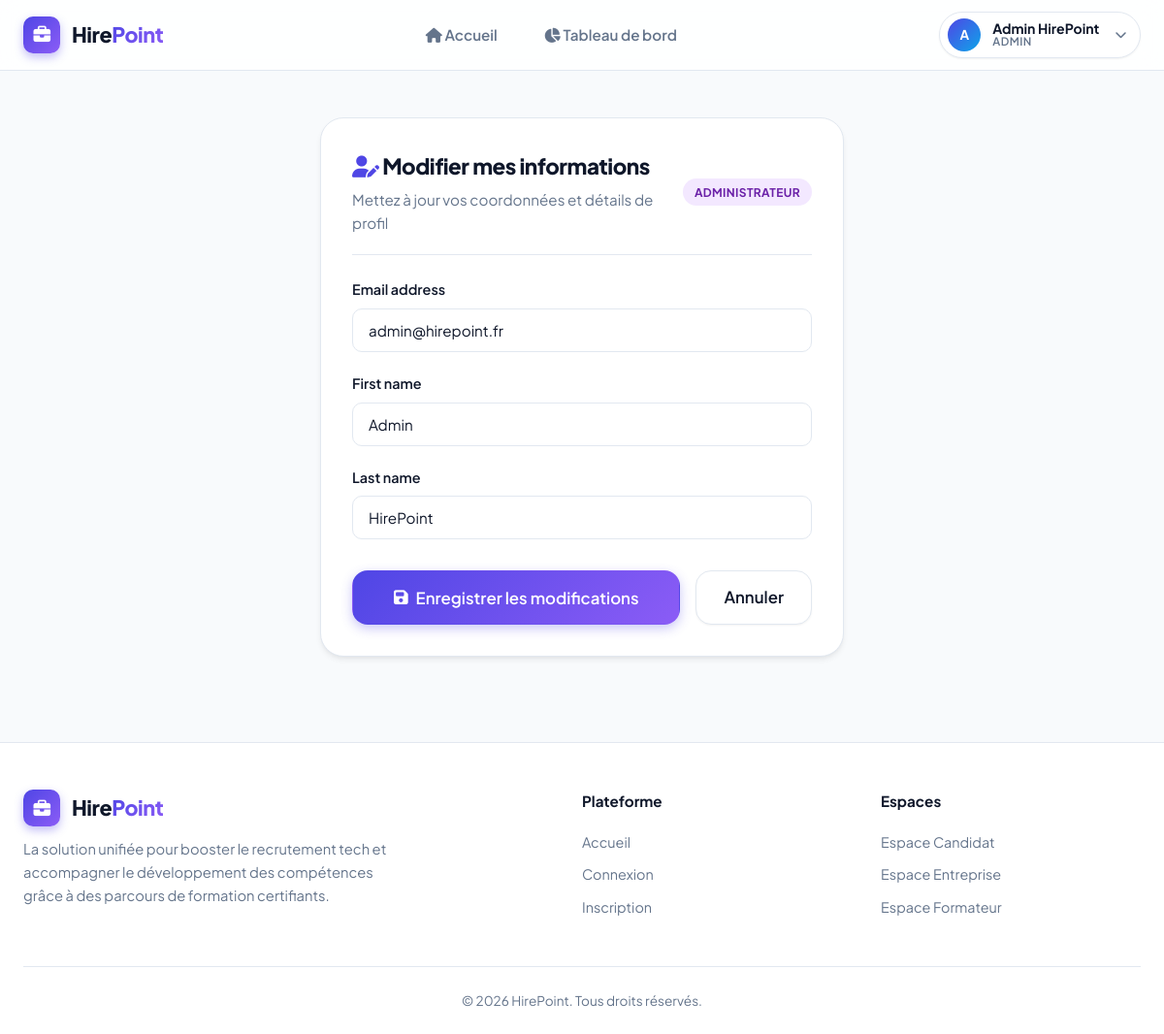
The app's page /profile/edit/ (signed in) with its own data.
### user/models.py (models this page shows, shortened)
class User(AbstractUser):
    role = models.CharField(
        max_length=20,
        choices=Role.choices,
        default=Role.CANDIDAT
    )
    dateInscription = models.DateField(auto_now_add=True)
    @property
    def is_candidat(self):
        return self.role == Role.CANDIDAT
    @property
    def is_entreprise(self):
        return self.role == Role.ENTREPRISE
    @property
    def is_formateur(self):
        return self.role == Role.FORMATEUR
    @property
    def is_admin(self):
        return self.role == Role.ADMINISTRATEUR or self.is_superuser or self.is_staff
    @property
    def display_name(self):
        if self.is_entreprise and hasattr(self, 'entreprise'):
            return self.entreprise.nomEntreprise
        if self.is_candidat and hasattr(self, 'candidat'):
            prenom = getattr(self.candidat, 'prenom', '')
            nom = getattr(self.candidat, 'nom', '')
            if prenom or nom:
                return f"{prenom} {nom}".strip()
        if self.is_formateur and hasattr(self, 'formateur'):
            prenom = getattr(self.formateur, 'prenom', '')
            nom = getattr(self.formateur, 'nom', '')
            if prenom or nom:
                return f"{prenom} {nom}".strip()
        full = self.get_full_name()
        return full if full else self.username
    @property
    def profile_object(self):
        if self.is_candidat and hasattr(self, 'candidat'):
            return self.candidat
        if self.is_entreprise and hasattr(self, 'entreprise'):
            return self.entreprise
        if self.is_formateur and hasattr(self, 'formateur'):
            return self.formateur
        return self

### user/views.py (the view)
# urls.py: path('profile/edit/', views.profile_edit_view, name='profile_edit'),
@login_required
def profile_edit_view(request):
    user = request.user
    profile_obj = user.profile_object
    if user.is_candidat and hasattr(user, 'candidat'):
        FormClass = CandidatProfileForm
        instance = user.candidat
    elif user.is_entreprise and hasattr(user, 'entreprise'):
        FormClass = EntrepriseProfileForm
        instance = user.entreprise
    elif user.is_formateur and hasattr(user, 'formateur'):
        FormClass = FormateurProfileForm
        instance = user.formateur
    else:
        FormClass = AdminProfileForm
        instance = user
    if request.method == 'POST':
        form = FormClass(request.POST, instance=instance)
        if form.is_valid():
            form.save()
            messages.success(request, "Votre profil a été mis à jour avec succès !")
            return redirect('profile')
        else:
            messages.error(request, "Veuillez vérifier les informations renseignées.")
    else:
        form = FormClass(instance=instance)
    return render(request, 'user/profile_edit.html', {
        'form': form,
        'user': user,
        'profile_obj': profile_obj,
    })

### user/forms.py
class AdminProfileForm(forms.ModelForm):
    class Meta:
        model = User
        fields = ['email', 'first_name', 'last_name']
        widgets = {
            'email': forms.EmailInput(attrs={'class': 'form-control'}),
            'first_name': forms.TextInput(attrs={'class': 'form-control'}),
            'last_name': forms.TextInput(attrs={'class': 'form-control'}),
        }

### templates/user/profile_edit.html (shortened to what this page needs)
{% extends 'base.html' %}
{% load static %}
{% block content %}
<div class="container-narrow" style="padding-top: 1rem; padding-bottom: 2rem;">
    <div class="card" id="profile-edit-card">
        <div class="card-header" style="border-bottom: 1px solid var(--border-color); padding-bottom: 1.25rem;">
            <div style="display: flex; align-items: center; justify-content: space-between;">
                <div>
                    <h1 class="card-title"><i class="fa-solid fa-user-pen" style="color: var(--primary);"></i> Modifier mes informations</h1>
                    <p class="card-subtitle">Mettez à jour vos coordonnées et détails de profil</p>
                </div>
                <span class="badge
                    {% if user.is_admin %}badge-admin
                    {% elif user.is_entreprise %}badge-entreprise
                    {% elif user.is_formateur %}badge-formateur
                    {% else %}badge-candidat{% endif %}">
                    {{ user.get_role_display }}
                </span>
            </div>
        </div>
        <form method="post" action="{% url 'profile_edit' %}" style="margin-top: 1.5rem;" id="profile-edit-form">
            {% for field in form %}
                <div class="form-group">
                    <label class="form-label" for="{{ field.id_for_label }}">
                        {{ field.label }} {% if field.field.required %}*{% endif %}
                    </label>
                    {{ field }}
                </div>
            {% endfor %}
            <div style="display: flex; gap: 1rem; margin-top: 2rem;">
                <button type="submit" class="btn btn-primary btn-lg" style="flex: 1;" id="save-profile-btn">
                    <i class="fa-solid fa-floppy-disk"></i> Enregistrer les modifications
                </button>
                <a href="{% url 'profile' %}" class="btn btn-secondary btn-lg" id="cancel-profile-btn">
                    Annuler
                </a>
            </div>
        </form>
    </div>
</div>
{% endblock %}

### templates/base.html (shortened to what this page needs)
{% load static %}
<!DOCTYPE html>
<html lang="fr">
<head>
    <link rel="stylesheet" href="https://cdnjs.cloudflare.com/ajax/libs/font-awesome/6.5.1/css/all.min.css" />
    <link rel="stylesheet" href="{% static 'css/style.css' %}">
</head>
<body>
    <header class="navbar" id="main-navbar">
        <div class="container navbar-container">
            <a href="{% url 'home' %}" class="navbar-brand" id="brand-link">
                <div class="brand-icon">
                    <i class="fa-solid fa-briefcase"></i>
                </div>
                <div class="brand-name">Hire<span>Point</span></div>
            </a>
            <ul class="nav-menu" id="nav-menu">
                <li><a href="{% url 'home' %}" class="nav-link {% if request.resolver_match.url_name == 'home' %}active{% endif %}"><i class="fa-solid fa-house"></i> Accueil</a></li>
                {% if user.is_authenticated %}
                <li><a href="{% url 'dashboard' %}" class="nav-link {% if request.resolver_match.url_name == 'dashboard' %}active{% endif %}"><i class="fa-solid fa-chart-pie"></i> Tableau de bord</a></li>
                {% endif %}
            </ul>
            <div class="nav-actions">
                {% if user.is_authenticated %}
                    <div class="user-dropdown" id="user-dropdown-menu">
                        <div class="user-pill" id="user-profile-pill" tabindex="0" role="button" aria-haspopup="true" aria-expanded="false">
                            <div class="user-avatar-sm">
                                {{ user.username|slice:":1"|upper }}
                            </div>
                            <div class="user-pill-info">
                                <span class="user-pill-name">{{ user.display_name }}</span>
                                <span class="user-pill-role">
                                    {% if user.is_admin %}Admin
                                    {% elif user.is_entreprise %}Entreprise
                                    {% elif user.is_formateur %}Formateur
                                    {% else %}Candidat{% endif %}
                                </span>
                            </div>
                            <i class="fa-solid fa-chevron-down" style="font-size: 0.75rem; color: var(--text-muted); margin-left: 0.25rem;"></i>
                        </div>
                    </div>
                {% endif %}
            </div>
        </div>
    </header>
    <main class="main-content" id="main-content-area">
        <div class="container">
            {% block content %}{% endblock %}
        </div>
    </main>
    <footer class="footer" id="main-footer">
        <div class="container">
            <div class="footer-grid">
                <div class="footer-brand">
                    <div class="navbar-brand">
                        <div class="brand-icon">
                            <i class="fa-solid fa-briefcase"></i>
                        </div>
                        <div class="brand-name">Hire<span>Point</span></div>
                    </div>
                    <p>La solution unifiée pour booster le recrutement tech et accompagner le développement des compétences grâce à des parcours de formation certifiants.</p>
                </div>
                <div>
                    <h4 class="footer-heading">Plateforme</h4>
                    <ul class="footer-links">
                        <li><a href="{% url 'home' %}">Accueil</a></li>
                        <li><a href="{% url 'login' %}">Connexion</a></li>
                        <li><a href="{% url 'register' %}">Inscription</a></li>
                    </ul>
                </div>
                <div>
                    <h4 class="footer-heading">Espaces</h4>
                    <ul class="footer-links">
                        <li><a href="{% url 'register' %}?role=candidat">Espace Candidat</a></li>
                        <li><a href="{% url 'register' %}?role=entreprise">Espace Entreprise</a></li>
                        <li><a href="{% url 'register' %}?role=formateur">Espace Formateur</a></li>
                    </ul>
                </div>
            </div>
            <div class="footer-bottom">
                <p>&copy; 2026 HirePoint. Tous droits réservés.</p>
            </div>
        </div>
    </footer>
</body>
</html>

### records on screen
User: username "A", display_name "Admin HirePoint", role "ADMINISTRATEUR", form "admin@hirepoint.fr" "Admin" "HirePoint"

### other values on screen
{{ field.label }} "Email address" "First name" "Last name"
